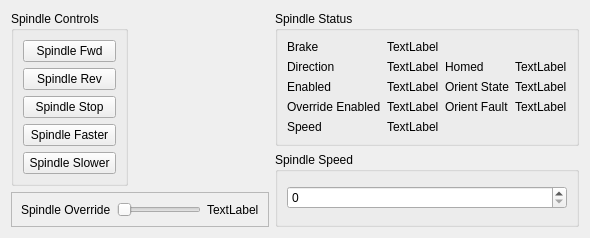
      <widget class="QWidget" name="tab_8">
       <attribute name="title">
        <string>Spindle</string>
       </attribute>
       <layout class="QGridLayout" name="gridLayout_22">
        <item row="0" column="0" rowspan="2">
         <widget class="QGroupBox" name="groupBox_5">
          <property name="title">
           <string>Spindle Controls</string>
          </property>
          <layout class="QGridLayout" name="gridLayout_14">
           <item row="2" column="0">
            <widget class="QPushButton" name="spindle_stop_pb">
             <property name="text">
              <string>Spindle Stop</string>
             </property>
            </widget>
           </item>
           <item row="4" column="0">
            <widget class="QPushButton" name="spindle_minus_pb">
             <property name="text">
              <string>Spindle Slower</string>
             </property>
            </widget>
           </item>
           <item row="0" column="0">
            <widget class="QPushButton" name="spindle_fwd_pb">
             <property name="text">
              <string>Spindle Fwd</string>
             </property>
            </widget>
           </item>
           <item row="3" column="0">
            <widget class="QPushButton" name="spindle_plus_pb">
             <property name="text">
              <string>Spindle Faster</string>
             </property>
            </widget>
           </item>
           <item row="1" column="0">
            <widget class="QPushButton" name="spindle_rev_pb">
             <property name="text">
              <string>Spindle Rev</string>
             </property>
            </widget>
           </item>
          </layout>
         </widget>
        </item>
        <item row="0" column="1">
         <spacer name="horizontalSpacer_2">
          <property name="orientation">
           <enum>Qt::Horizontal</enum>
          </property>
          <property name="sizeHint" stdset="0">
           <size>
            <width>40</width>
            <height>20</height>
           </size>
          </property>
         </spacer>
        </item>
        <item row="0" column="2">
         <widget class="QGroupBox" name="groupBox_6">
          <property name="title">
           <string>Spindle Status</string>
          </property>
          <layout class="QGridLayout" name="gridLayout_15">
           <item row="2" column="1">
            <widget class="QLabel" name="spindle_enabled_0_lb">
             <property name="text">
              <string>TextLabel</string>
             </property>
            </widget>
           </item>
           <item row="3" column="0">
            <widget class="QLabel" name="label_34">
             <property name="text">
              <string>Override Enabled</string>
             </property>
            </widget>
           </item>
           <item row="0" column="1">
            <widget class="QLabel" name="spindle_brake_0_lb">
             <property name="text">
              <string>TextLabel</string>
             </property>
            </widget>
           </item>
           <item row="3" column="1">
            <widget class="QLabel" name="spindle_override_enabled_0_lb">
             <property name="text">
              <string>TextLabel</string>
             </property>
            </widget>
           </item>
           <item row="0" column="0">
            <widget class="QLabel" name="label_18">
             <property name="text">
              <string>Brake</string>
             </property>
            </widget>
           </item>
           <item row="1" column="0">
            <widget class="QLabel" name="label_19">
             <property name="text">
              <string>Direction</string>
             </property>
            </widget>
           </item>
           <item row="2" column="0">
            <widget class="QLabel" name="label_20">
             <property name="text">
              <string>Enabled</string>
             </property>
            </widget>
           </item>
           <item row="1" column="1">
            <widget class="QLabel" name="spindle_direction_0_lb">
             <property name="text">
              <string>TextLabel</string>
             </property>
            </widget>
           </item>
           <item row="4" column="0">
            <widget class="QLabel" name="label_35">
             <property name="text">
              <string>Speed</string>
             </property>
            </widget>
           </item>
           <item row="4" column="1">
            <widget class="QLabel" name="spindle_speed_0_lb">
             <property name="text">
              <string>TextLabel</string>
             </property>
            </widget>
           </item>
           <item row="1" column="2">
            <widget class="QLabel" name="label_21">
             <property name="text">
              <string>Homed</string>
             </property>
            </widget>
           </item>
           <item row="1" column="3">
            <widget class="QLabel" name="spindle_homed_0_lb">
             <property name="text">
              <string>TextLabel</string>
             </property>
            </widget>
           </item>
           <item row="2" column="2">
            <widget class="QLabel" name="label_27">
             <property name="text">
              <string>Orient State</string>
             </property>
            </widget>
           </item>
           <item row="2" column="3">
            <widget class="QLabel" name="spindle_orient_state_0_lb">
             <property name="text">
              <string>TextLabel</string>
             </property>
            </widget>
           </item>
           <item row="3" column="2">
            <widget class="QLabel" name="label_24">
             <property name="text">
              <string>Orient Fault</string>
             </property>
            </widget>
           </item>
           <item row="3" column="3">
            <widget class="QLabel" name="spindle_orient_fault_0_lb">
             <property name="text">
              <string>TextLabel</string>
             </property>
            </widget>
           </item>
          </layout>
         </widget>
        </item>
        <item row="1" column="2" rowspan="2">
         <widget class="QGroupBox" name="groupBox_7">
          <property name="title">
           <string>Spindle Speed</string>
          </property>
          <layout class="QGridLayout" name="gridLayout_16">
           <item row="0" column="0">
            <widget class="QSpinBox" name="spindle_speed_sb"/>
           </item>
          </layout>
         </widget>
        </item>
        <item row="2" column="0" colspan="2">
         <widget class="QFrame" name="frame_5">
          <property name="frameShape">
           <enum>QFrame::StyledPanel</enum>
          </property>
          <property name="frameShadow">
           <enum>QFrame::Raised</enum>
          </property>
          <layout class="QGridLayout" name="gridLayout_21">
           <item row="0" column="0">
            <widget class="QLabel" name="label_25">
             <property name="text">
              <string>Spindle Override</string>
             </property>
            </widget>
           </item>
           <item row="0" column="1">
            <widget class="QSlider" name="spindle_override_sl">
             <property name="orientation">
              <enum>Qt::Horizontal</enum>
             </property>
            </widget>
           </item>
           <item row="0" column="2">
            <widget class="QLabel" name="spindle_override_0_lb">
             <property name="text">
              <string>TextLabel</string>
             </property>
            </widget>
           </item>
          </layout>
         </widget>
        </item>
       </layout>
      </widget>
